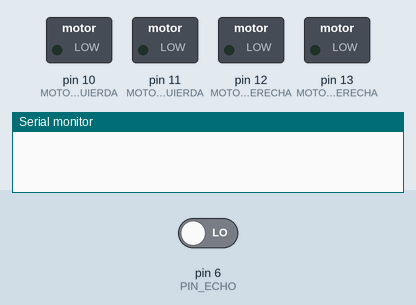
Simulated run of this sketch. Board: Arduino Uno, built with avr-gcc and run on an emulated ATmega328P. Parts: switched loads named in the sketch (green lamp = pin HIGH), the last lines printed to the serial monitor. Inputs (shaded band) come from the test bench; at power-on: pin 6 (PIN_ECHO) LOW. Pins used as bus, display or sensor lines are not drawn.

Above: at 0.8 s.
At 1.9 s:
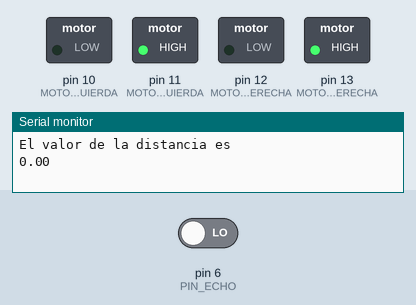
At 3.5 s:
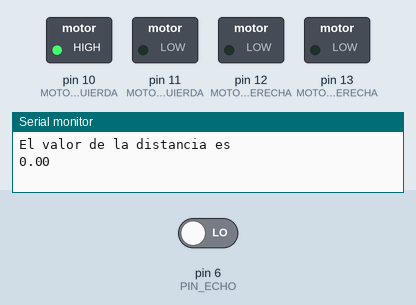
Timing chart, 0 to 7.4 s (numbered marks = the images above):
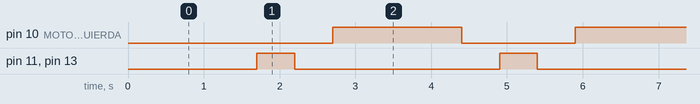

The sketch:

codigogirarparimpar.ino
```cpp
// Variables de los motores

// Motores de la izquierda
const int MOTOR_DELANTE_IZQUIERDA = 10;  // Pin digital 10 que hace que las ruedas de la izquierda avancen hacia delante
const int MOTOR_DETRAS_IZQUIERDA = 11;  // Pin digital 11 que hace que las ruedas de la izquierda avancen hacia atrás

// Motores de la derecha
const int MOTOR_DELANTE_DERECHA = 12;  // Pin digital 12 que hace que las ruedas de la derecha avancen hacia delante
const int MOTOR_DETRAS_DERECHA = 13;  // Pin digital 13 que hace que las ruedas de la derecha avancen hacia atrás


// Variables del sensor ultrasónico (HC-SR04)
const int PIN_TRIGGER = 7;
const int PIN_ECHO = 6;
const int CENTIMETROS = 50; // Son los centímetros a los que queremos que gire el coche
long TIEMPO;  // Variable que guarda el tiempo
float DISTANCIA;  // Variable que guarda la distancia


void setup()
{
// Se declaran los motores como OUTPUT
  pinMode (MOTOR_DELANTE_IZQUIERDA, OUTPUT);
  pinMode (MOTOR_DETRAS_IZQUIERDA, OUTPUT);
  pinMode (MOTOR_DELANTE_DERECHA, OUTPUT);
  pinMode (MOTOR_DETRAS_DERECHA, OUTPUT);

// Se declara como OUTPUT el TRIGGER y como INPUT el ECHO.
  pinMode(PIN_TRIGGER,OUTPUT);
  pinMode(PIN_ECHO,INPUT);
  Serial.begin(9600); // Se inicia el puerto de comunicaciones
}


// Código que se repite en bucle
void loop()
{
  SENSOR_ULTRASONICO();
  // Si la distancia es mayor que los centímetros avanzará
  if(DISTANCIA>CENTIMETROS)
  {
    ROBOT_DELANTE();
  }
  else
  {
  // Si los centímetros son mayores que la distancia el coche se parará y girará hacia la derecha o hacia la izquierda
    ROBOT_QUIETO();
    delay(500);
    ROBOT_ATRAS();
    delay(500);
    ROBOT_QUIETO();
    delay(500);

    if ((int) DISTANCIA % 2 == 0) {
      ROBOT_DERECHA ();
    } else {
      ROBOT_IZQUIERDA();
    }
    delay(500);

  }
}


void SENSOR_ULTRASONICO()
{
  // En esta parte del código lo que vamos a hacer es calcular la distancia gracias al sensor ultrasónico.
  // Lo que hará será enviar un sonido y calcular el tiempo que tarda en volver.
  // Gracias a la fórmula de abajo podrá calcular la distancia en centímetros.
    digitalWrite(PIN_TRIGGER,LOW);
    delayMicroseconds(10);

    digitalWrite(PIN_TRIGGER, HIGH);
    delayMicroseconds(10);
    TIEMPO=pulseIn(PIN_ECHO, HIGH);
    DISTANCIA= int(0.017*TIEMPO);
    Serial.println("El valor de la distancia es ");
    Serial.println(DISTANCIA);
    delay(200);
}

// Función que hace que se activen los pines de los motores hacia delante y el coche avance hacia delante.


void ROBOT_DELANTE()
{
  // Motores del lado izquierdo.
  // El pin de delante está en HIGH mientras que el de detrás está en LOW, por lo que las dos ruedas de la izquierda girarán hacia delante.
  digitalWrite (MOTOR_DELANTE_IZQUIERDA, HIGH);
  digitalWrite (MOTOR_DETRAS_IZQUIERDA, LOW);
  // Motores del lado derecho.
  // El pin de delante está en HIGH mientras que el de detrás está en LOW, por lo que las dos ruedas de la derecha girarán hacia delante.
  digitalWrite (MOTOR_DELANTE_DERECHA, HIGH);
  digitalWrite (MOTOR_DETRAS_DERECHA, LOW);
}


// Esta función lo que hará es que se activen los pines del coche hacia detrás y el coche avance hacia atrás.
void ROBOT_ATRAS()
{
  // Motores del lado izquierdo.
  // El pin de detrás está en HIGH mientras que el de delante está en LOW, por lo que las dos ruedas de la izquierda girarán hacia atrás.
  digitalWrite (MOTOR_DELANTE_IZQUIERDA, LOW);
  digitalWrite (MOTOR_DETRAS_IZQUIERDA, HIGH);
  // Motores del lado derecho.
  // El pin de detrás está en HIGH mientras que el de delante está en LOW, por lo que las dos ruedas de la derecha girarán hacia atrás.
  digitalWrite (MOTOR_DELANTE_DERECHA, LOW);
  digitalWrite (MOTOR_DETRAS_DERECHA, HIGH);
}


// Esta función lo que hará es hacer que únicamente giren las ruedas de la izquierda hacia delante para que así se produzca un giro hacia la derecha.
void ROBOT_DERECHA()
{
  // Motores del lado izquierdo.
  // El pin de las ruedas de la izquierda hacia delante está en HIGH, por lo que las ruedas girarán hacia delante y provocarán un giro hacia la derecha.
  digitalWrite (MOTOR_DELANTE_IZQUIERDA, HIGH);
  digitalWrite (MOTOR_DETRAS_IZQUIERDA, LOW);
  // Motores del lado derecho.
  // Los dos pines están en LOW, por lo que ninguna de las ruedas se quedarán quietas.
  digitalWrite (MOTOR_DELANTE_DERECHA, LOW);
  digitalWrite (MOTOR_DETRAS_DERECHA, LOW);
}


// Esta función lo que hará es hacer que únicamente giren las ruedas de la derecha hacia delante para que así se produzca un giro hacia la izquierda.
void ROBOT_IZQUIERDA ()
{
  // Motores del lado izquierdo.
  // Los dos pines están en LOW, por lo que ninguna de las ruedas se quedarán quietas.
  digitalWrite (MOTOR_DELANTE_IZQUIERDA, LOW);
  digitalWrite (MOTOR_DETRAS_IZQUIERDA, LOW);
  // Motores del lado derecho.
  // El pin de las ruedas de la derecha hacia delante está en HIGH, por lo que las ruedas girarán hacia delante y provocarán un giro hacia la izquierda.
  digitalWrite (MOTOR_DELANTE_DERECHA, HIGH);
  digitalWrite (MOTOR_DETRAS_DERECHA, LOW);
}


// Esta función lo que hará es hacer que todas las ruedas se queden quietas poniendo todos los pines en LOW.
void ROBOT_QUIETO()
{
  // Motores del lado izquierdo.
  // Se paran los motores del lado izquierdo.
  digitalWrite (MOTOR_DELANTE_IZQUIERDA, LOW);
  digitalWrite (MOTOR_DETRAS_IZQUIERDA, LOW);
  // Motores del lado derecho.
  // Se paran los motores del lado derecho.
  digitalWrite (MOTOR_DELANTE_DERECHA, LOW);
  digitalWrite (MOTOR_DETRAS_DERECHA, LOW);
}
```

Measured:
- by itself, pin 10 (MOTOR_DELANTE_IZQUIERDA): alternates HIGH for 1.7 s and LOW for 1.5 s
- by itself, pin 11 (MOTOR_DETRAS_IZQUIERDA), pin 13 (MOTOR_DETRAS_DERECHA): alternates HIGH for 0.50 s and LOW for 2.7 s
- by itself, everything shown: repeats every 3.2 s, in 4 steps
